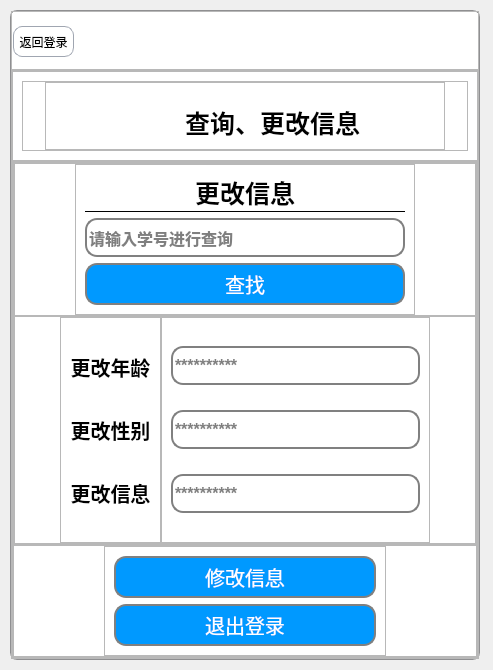
<?xml version="1.0" encoding="UTF-8"?>
<ui version="4.0">
 <class>Dialog</class>
 <widget class="QDialog" name="Dialog">
  <property name="geometry">
   <rect>
    <x>0</x>
    <y>0</y>
    <width>493</width>
    <height>670</height>
   </rect>
  </property>
  <property name="windowTitle">
   <string>Dialog</string>
  </property>
  <widget class="QFrame" name="main_frame">
   <property name="geometry">
    <rect>
     <x>10</x>
     <y>10</y>
     <width>470</width>
     <height>650</height>
    </rect>
   </property>
   <property name="minimumSize">
    <size>
     <width>470</width>
     <height>650</height>
    </size>
   </property>
   <property name="styleSheet">
    <string notr="true">
#main_frame{
background:#ffffff;
border-top-left-radius:7px;
border-top-right-radius:7px;
border-bottom-left-radius:7px;
border-bottom-right-radius:7px;
border: 1px solid #8f8f91;

}
</string>
   </property>
   <property name="frameShape">
    <enum>QFrame::StyledPanel</enum>
   </property>
   <property name="frameShadow">
    <enum>QFrame::Raised</enum>
   </property>
   <layout class="QVBoxLayout" name="verticalLayout">
    <property name="spacing">
     <number>0</number>
    </property>
    <property name="leftMargin">
     <number>0</number>
    </property>
    <property name="topMargin">
     <number>0</number>
    </property>
    <property name="rightMargin">
     <number>0</number>
    </property>
    <property name="bottomMargin">
     <number>0</number>
    </property>
    <item>
     <widget class="QFrame" name="frame_2">
      <property name="sizePolicy">
       <sizepolicy hsizetype="Preferred" vsizetype="Expanding">
        <horstretch>0</horstretch>
        <verstretch>1</verstretch>
       </sizepolicy>
      </property>
      <property name="frameShape">
       <enum>QFrame::StyledPanel</enum>
      </property>
      <property name="frameShadow">
       <enum>QFrame::Raised</enum>
      </property>
      <widget class="QPushButton" name="close_button">
       <property name="geometry">
        <rect>
         <x>420</x>
         <y>10</y>
         <width>38</width>
         <height>38</height>
        </rect>
       </property>
       <property name="cursor">
        <cursorShape>PointingHandCursor</cursorShape>
       </property>
       <property name="styleSheet">
        <string notr="true">QPushButton{
                background-color: transparent; 
                border-radius:7px;
}
</string>
       </property>
       <property name="text">
        <string/>
       </property>
      </widget>
      <widget class="QPushButton" name="back_login_button">
       <property name="geometry">
        <rect>
         <x>2</x>
         <y>15</y>
         <width>61</width>
         <height>31</height>
        </rect>
       </property>
       <property name="cursor">
        <cursorShape>PointingHandCursor</cursorShape>
       </property>
       <property name="styleSheet">
        <string notr="true">font-size:12px;
background-color: transparent;  
    border: 1px solid #a0a6b1;
  border-radius: 9px; 
</string>
       </property>
       <property name="text">
        <string>返回登录</string>
       </property>
      </widget>
     </widget>
    </item>
    <item>
     <widget class="QFrame" name="frame_3">
      <property name="sizePolicy">
       <sizepolicy hsizetype="Preferred" vsizetype="Expanding">
        <horstretch>0</horstretch>
        <verstretch>10</verstretch>
       </sizepolicy>
      </property>
      <property name="frameShape">
       <enum>QFrame::StyledPanel</enum>
      </property>
      <property name="frameShadow">
       <enum>QFrame::Raised</enum>
      </property>
      <layout class="QVBoxLayout" name="verticalLayout_2">
       <property name="spacing">
        <number>0</number>
       </property>
       <property name="leftMargin">
        <number>0</number>
       </property>
       <property name="topMargin">
        <number>0</number>
       </property>
       <property name="rightMargin">
        <number>0</number>
       </property>
       <property name="bottomMargin">
        <number>0</number>
       </property>
       <item>
        <widget class="QFrame" name="frame">
         <property name="sizePolicy">
          <sizepolicy hsizetype="Preferred" vsizetype="Expanding">
           <horstretch>0</horstretch>
           <verstretch>2</verstretch>
          </sizepolicy>
         </property>
         <property name="frameShape">
          <enum>QFrame::StyledPanel</enum>
         </property>
         <property name="frameShadow">
          <enum>QFrame::Raised</enum>
         </property>
         <layout class="QHBoxLayout" name="horizontalLayout">
          <item>
           <widget class="QFrame" name="frame_5">
            <property name="frameShape">
             <enum>QFrame::StyledPanel</enum>
            </property>
            <property name="frameShadow">
             <enum>QFrame::Raised</enum>
            </property>
            <layout class="QHBoxLayout" name="horizontalLayout_2">
             <property name="spacing">
              <number>0</number>
             </property>
             <property name="leftMargin">
              <number>22</number>
             </property>
             <property name="topMargin">
              <number>0</number>
             </property>
             <property name="rightMargin">
              <number>22</number>
             </property>
             <property name="bottomMargin">
              <number>0</number>
             </property>
             <item>
              <widget class="QFrame" name="frame_6">
               <property name="frameShape">
                <enum>QFrame::StyledPanel</enum>
               </property>
               <property name="frameShadow">
                <enum>QFrame::Raised</enum>
               </property>
               <widget class="QLabel" name="label_2">
                <property name="geometry">
                 <rect>
                  <x>140</x>
                  <y>20</y>
                  <width>191</width>
                  <height>41</height>
                 </rect>
                </property>
                <property name="styleSheet">
                 <string notr="true">color:black;
border:none;
font-size:25px;
font-weight:700;
font-family: &quot;微软雅黑&quot;, Helvetica, Arial, sans-serif;</string>
                </property>
                <property name="text">
                 <string>查询、更改信息</string>
                </property>
               </widget>
               <widget class="QLabel" name="label">
                <property name="geometry">
                 <rect>
                  <x>80</x>
                  <y>20</y>
                  <width>41</width>
                  <height>41</height>
                 </rect>
                </property>
                <property name="text">
                 <string/>
                </property>
                <property name="pixmap">
                 <pixmap>../images/logo.jpg</pixmap>
                </property>
                <property name="scaledContents">
                 <bool>true</bool>
                </property>
               </widget>
              </widget>
             </item>
            </layout>
           </widget>
          </item>
         </layout>
        </widget>
       </item>
       <item>
        <widget class="QFrame" name="frame_4">
         <property name="sizePolicy">
          <sizepolicy hsizetype="Preferred" vsizetype="Expanding">
           <horstretch>0</horstretch>
           <verstretch>11</verstretch>
          </sizepolicy>
         </property>
         <property name="frameShape">
          <enum>QFrame::StyledPanel</enum>
         </property>
         <property name="frameShadow">
          <enum>QFrame::Raised</enum>
         </property>
         <layout class="QVBoxLayout" name="verticalLayout_3">
          <property name="spacing">
           <number>0</number>
          </property>
          <property name="leftMargin">
           <number>0</number>
          </property>
          <property name="topMargin">
           <number>0</number>
          </property>
          <property name="rightMargin">
           <number>0</number>
          </property>
          <property name="bottomMargin">
           <number>0</number>
          </property>
          <item>
           <widget class="QFrame" name="frame_7">
            <property name="sizePolicy">
             <sizepolicy hsizetype="Preferred" vsizetype="Expanding">
              <horstretch>0</horstretch>
              <verstretch>8</verstretch>
             </sizepolicy>
            </property>
            <property name="frameShape">
             <enum>QFrame::StyledPanel</enum>
            </property>
            <property name="frameShadow">
             <enum>QFrame::Raised</enum>
            </property>
            <layout class="QVBoxLayout" name="verticalLayout_4" stretch="0,0">
             <property name="spacing">
              <number>0</number>
             </property>
             <property name="leftMargin">
              <number>0</number>
             </property>
             <property name="topMargin">
              <number>0</number>
             </property>
             <property name="rightMargin">
              <number>0</number>
             </property>
             <property name="bottomMargin">
              <number>0</number>
             </property>
             <item>
              <widget class="QFrame" name="frame_11">
               <property name="sizePolicy">
                <sizepolicy hsizetype="Preferred" vsizetype="Expanding">
                 <horstretch>0</horstretch>
                 <verstretch>4</verstretch>
                </sizepolicy>
               </property>
               <property name="frameShape">
                <enum>QFrame::StyledPanel</enum>
               </property>
               <property name="frameShadow">
                <enum>QFrame::Raised</enum>
               </property>
               <layout class="QVBoxLayout" name="verticalLayout_7">
                <property name="leftMargin">
                 <number>60</number>
                </property>
                <property name="topMargin">
                 <number>0</number>
                </property>
                <property name="rightMargin">
                 <number>60</number>
                </property>
                <property name="bottomMargin">
                 <number>0</number>
                </property>
                <item>
                 <widget class="QFrame" name="frame_14">
                  <property name="frameShape">
                   <enum>QFrame::StyledPanel</enum>
                  </property>
                  <property name="frameShadow">
                   <enum>QFrame::Raised</enum>
                  </property>
                  <layout class="QVBoxLayout" name="verticalLayout_5">
                   <item>
                    <widget class="QPushButton" name="modify_title">
                     <property name="enabled">
                      <bool>false</bool>
                     </property>
                     <property name="styleSheet">
                      <string notr="true">color:black;
border:none;
                border-bottom:1px solid black;
                font-size:25px;
                font-weight:700;

                font-family: &quot;Helvetica Neue&quot;, Helvetica, Arial, sans-serif;</string>
                     </property>
                     <property name="text">
                      <string>更改信息</string>
                     </property>
                    </widget>
                   </item>
                   <item>
                    <widget class="QLineEdit" name="name_lineEdit">
                     <property name="styleSheet">
                      <string notr="true">border:2px solid gray;
font-size:16px;
font-weight:600;
font-family: &quot;微软雅黑&quot;;
border-radius:12px;
height:35px;</string>
                     </property>
                     <property name="inputMask">
                      <string/>
                     </property>
                     <property name="text">
                      <string/>
                     </property>
                     <property name="placeholderText">
                      <string>请输入学号进行查询</string>
                     </property>
                    </widget>
                   </item>
                   <item>
                    <widget class="QPushButton" name="search_title">
                     <property name="cursor">
                      <cursorShape>PointingHandCursor</cursorShape>
                     </property>
                     <property name="styleSheet">
                      <string notr="true">#search_title{
color:#ffffff;
background:#0099ff;
border:2px solid gray;
font-size:20px;
font-family: &quot;微软雅黑&quot;;
border-radius:12px;
height:38px;
}

#search_title:hover{
padding-under:5px;
padding-left:5px;
background:#008deb;
   }</string>
                     </property>
                     <property name="text">
                      <string>查找</string>
                     </property>
                    </widget>
                   </item>
                  </layout>
                 </widget>
                </item>
               </layout>
              </widget>
             </item>
             <item>
              <widget class="QFrame" name="frame_9">
               <property name="sizePolicy">
                <sizepolicy hsizetype="Preferred" vsizetype="Expanding">
                 <horstretch>0</horstretch>
                 <verstretch>6</verstretch>
                </sizepolicy>
               </property>
               <property name="styleSheet">
                <string notr="true"/>
               </property>
               <property name="frameShape">
                <enum>QFrame::StyledPanel</enum>
               </property>
               <property name="frameShadow">
                <enum>QFrame::Raised</enum>
               </property>
               <layout class="QHBoxLayout" name="horizontalLayout_4">
                <property name="spacing">
                 <number>0</number>
                </property>
                <property name="leftMargin">
                 <number>45</number>
                </property>
                <property name="topMargin">
                 <number>0</number>
                </property>
                <property name="rightMargin">
                 <number>45</number>
                </property>
                <property name="bottomMargin">
                 <number>0</number>
                </property>
                <item>
                 <widget class="QFrame" name="frame_13">
                  <property name="sizePolicy">
                   <sizepolicy hsizetype="Expanding" vsizetype="Preferred">
                    <horstretch>3</horstretch>
                    <verstretch>0</verstretch>
                   </sizepolicy>
                  </property>
                  <property name="frameShape">
                   <enum>QFrame::StyledPanel</enum>
                  </property>
                  <property name="frameShadow">
                   <enum>QFrame::Raised</enum>
                  </property>
                  <layout class="QVBoxLayout" name="verticalLayout_9">
                   <item>
                    <widget class="QPushButton" name="modify_age_button">
                     <property name="enabled">
                      <bool>false</bool>
                     </property>
                     <property name="styleSheet">
                      <string notr="true">color:black;
border:none;
font-size:20px;
font-weight:500;
font-family: &quot;微软雅黑&quot;;
height:35px;


</string>
                     </property>
                     <property name="text">
                      <string>更改年龄</string>
                     </property>
                    </widget>
                   </item>
                   <item>
                    <widget class="QPushButton" name="modify_sex_button">
                     <property name="enabled">
                      <bool>false</bool>
                     </property>
                     <property name="styleSheet">
                      <string notr="true">color:black;border:none;
font-size:20px;
font-weight:500;
font-family: &quot;微软雅黑&quot;;
height:35px;

</string>
                     </property>
                     <property name="text">
                      <string>更改性别</string>
                     </property>
                    </widget>
                   </item>
                   <item>
                    <widget class="QPushButton" name="modify_more_button">
                     <property name="enabled">
                      <bool>false</bool>
                     </property>
                     <property name="styleSheet">
                      <string notr="true">color:black;border:none;
font-size:20px;
font-weight:500;
font-family: &quot;微软雅黑&quot;;
height:35px;

</string>
                     </property>
                     <property name="text">
                      <string>更改信息</string>
                     </property>
                    </widget>
                   </item>
                  </layout>
                 </widget>
                </item>
                <item>
                 <widget class="QFrame" name="frame_12">
                  <property name="sizePolicy">
                   <sizepolicy hsizetype="Expanding" vsizetype="Preferred">
                    <horstretch>8</horstretch>
                    <verstretch>0</verstretch>
                   </sizepolicy>
                  </property>
                  <property name="styleSheet">
                   <string notr="true">QLineEdit{
border:2px solid gray;
font-size:16px;
font-weight:600;
font-family: &quot;微软雅黑&quot;;
border-radius:12px;
height:35px;

}</string>
                  </property>
                  <property name="frameShape">
                   <enum>QFrame::StyledPanel</enum>
                  </property>
                  <property name="frameShadow">
                   <enum>QFrame::Raised</enum>
                  </property>
                  <layout class="QVBoxLayout" name="verticalLayout_8">
                   <item>
                    <widget class="QLineEdit" name="age_lineEdit">
                     <property name="styleSheet">
                      <string notr="true"/>
                     </property>
                     <property name="placeholderText">
                      <string>**********</string>
                     </property>
                    </widget>
                   </item>
                   <item>
                    <widget class="QLineEdit" name="sex_lineEdit">
                     <property name="placeholderText">
                      <string>**********</string>
                     </property>
                    </widget>
                   </item>
                   <item>
                    <widget class="QLineEdit" name="more_lineEdit">
                     <property name="placeholderText">
                      <string>**********</string>
                     </property>
                    </widget>
                   </item>
                  </layout>
                 </widget>
                </item>
               </layout>
              </widget>
             </item>
            </layout>
           </widget>
          </item>
          <item>
           <widget class="QFrame" name="frame_8">
            <property name="sizePolicy">
             <sizepolicy hsizetype="Preferred" vsizetype="Expanding">
              <horstretch>0</horstretch>
              <verstretch>2</verstretch>
             </sizepolicy>
            </property>
            <property name="frameShape">
             <enum>QFrame::StyledPanel</enum>
            </property>
            <property name="frameShadow">
             <enum>QFrame::Raised</enum>
            </property>
            <layout class="QHBoxLayout" name="horizontalLayout_3">
             <property name="spacing">
              <number>0</number>
             </property>
             <property name="leftMargin">
              <number>90</number>
             </property>
             <property name="topMargin">
              <number>0</number>
             </property>
             <property name="rightMargin">
              <number>90</number>
             </property>
             <property name="bottomMargin">
              <number>0</number>
             </property>
             <item>
              <widget class="QFrame" name="frame_10">
               <property name="frameShape">
                <enum>QFrame::StyledPanel</enum>
               </property>
               <property name="frameShadow">
                <enum>QFrame::Raised</enum>
               </property>
               <layout class="QVBoxLayout" name="verticalLayout_6">
                <item>
                 <widget class="QPushButton" name="confirm_button">
                  <property name="cursor">
                   <cursorShape>PointingHandCursor</cursorShape>
                  </property>
                  <property name="styleSheet">
                   <string notr="true">#confirm_button{
color:#ffffff;
background:#0099ff;
border:2px solid gray;
font-size:20px;

font-family: &quot;微软雅黑&quot;;
border-radius:12px;
height:38px;
}

#confirm_button:hover{
padding-under:5px;
padding-left:5px;
background:#008deb;
   }</string>
                  </property>
                  <property name="text">
                   <string>修改信息</string>
                  </property>
                 </widget>
                </item>
                <item>
                 <widget class="QPushButton" name="cancel_button">
                  <property name="cursor">
                   <cursorShape>PointingHandCursor</cursorShape>
                  </property>
                  <property name="styleSheet">
                   <string notr="true">#cancel_button{
color:#ffffff;
background:#0099ff;
border:2px solid gray;
font-size:20px;

font-family: &quot;微软雅黑&quot;;
border-radius:12px;
height:38px;
}

#cancel_button:hover{
padding-under:5px;
padding-left:5px;
background:#008deb;
   }</string>
                  </property>
                  <property name="text">
                   <string>退出登录</string>
                  </property>
                 </widget>
                </item>
               </layout>
              </widget>
             </item>
            </layout>
           </widget>
          </item>
         </layout>
        </widget>
       </item>
      </layout>
     </widget>
    </item>
   </layout>
  </widget>
 </widget>
 <resources/>
 <connections/>
</ui>
